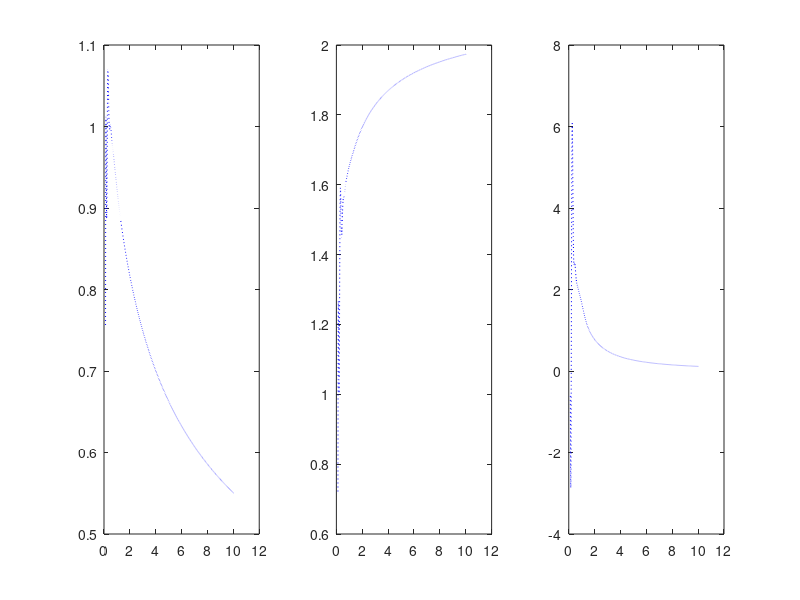

Write MATLAB code to recreate this figure. (Note: this script raises an error after producing the figure.)
 clf;
load latetimedatatau10to16L20Lmin55N128H30mu1000cbar8.mat;
areaahold = areaah;
subplot(1,3,1);plot(areaah(areaah(:,2)>0,1),areaah(areaah(:,2)>0,2),':','color','blue'),hold on
subplot(1,3,2);plot(areaah(areaah(:,2)>0,1),areaah(areaah(:,2)>0,3),':','color','blue'),hold on
subplot(1,3,3);plot(areaah(areaah(:,2)>0,1),-areaah(areaah(:,2)>0,4),':','color','blue'),hold on
%
load latetimedatatau100to16L20Lmin40N128H30mu1000cbar32.mat;
areaahold = areaah;
subplot(1,3,1);plot(areaah(:,1),areaah(:,2),':','color','blue'),hold on
subplot(1,3,2);plot(areaah(:,1),areaah(:,3),':','color','blue'),hold on
subplot(1,3,3);plot(areaah(:,1),-areaah(:,4),':','color','blue'),hold on
%
load latetimedatatau100to16L20Lmin30N128H30mu1000.mat;
subplot(1,3,1);plot(areaah(:,1),areaah(:,2),'--','color','red'),hold on
subplot(1,3,2);plot(areaah(:,1),areaah(:,3),'--','color','red'),hold on
subplot(1,3,3);plot(areaah(:,1),-areaah(:,4),'--','color','red'),hold on
%
%2nd file
%
load latetimedatatau100to16L20Lmin30N128H30mu1000cbar128.mat;
subplot(1,3,1);plot(areaah(:,1),areaah(:,2),'-.','color','green')
xlabel \tau, ylabel 'r_h',
legend('c = 32',' c = 64','c = 128','location','NorthEast')
title([ 'Relative Error = ' num2str(norm( (areaah(:,2)-areaahold(:,2))/areaah(:,2),inf ))])
%
subplot(1,3,2);plot(areaah(:,1),areaah(:,3),'-.','color','green')
%axis([1 16 0.1 0.35])
xlabel \tau, ylabel 'A_h',
legend('c = 32',' c = 64','c = 128','location','SouthEast')
title([ 'Relative Error = ' num2str(norm( (areaah(:,3)-areaahold(:,3))/areaah(:,3),inf ))])
%
subplot(1,3,3);plot(areaah(:,1),-areaah(:,4),'-.','color','green')
xlabel \tau, ylabel '-a_4',
legend('c = 32',' c = 64','c = 128','location','NorthEast')
title([ 'Relative Error = ' num2str(norm( (areaah(:,4)-areaahold(:,4))/areaah(:,4),inf ))])